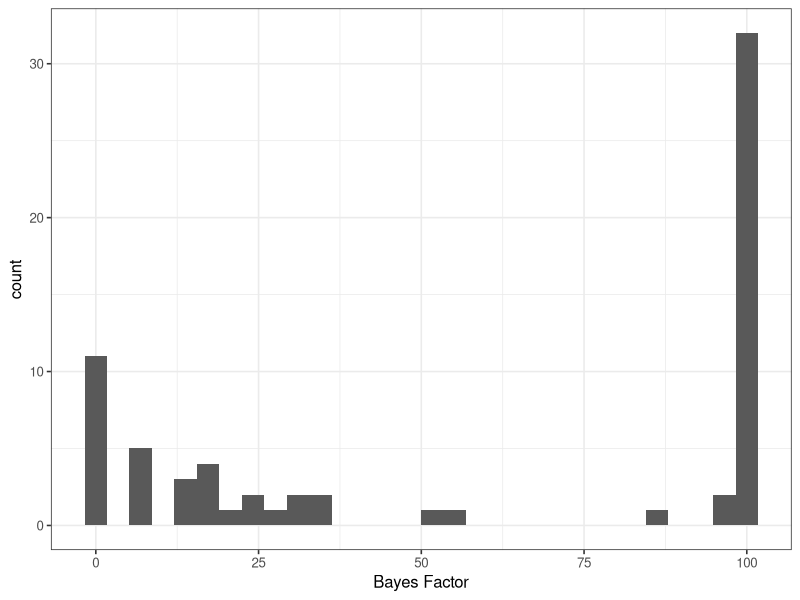
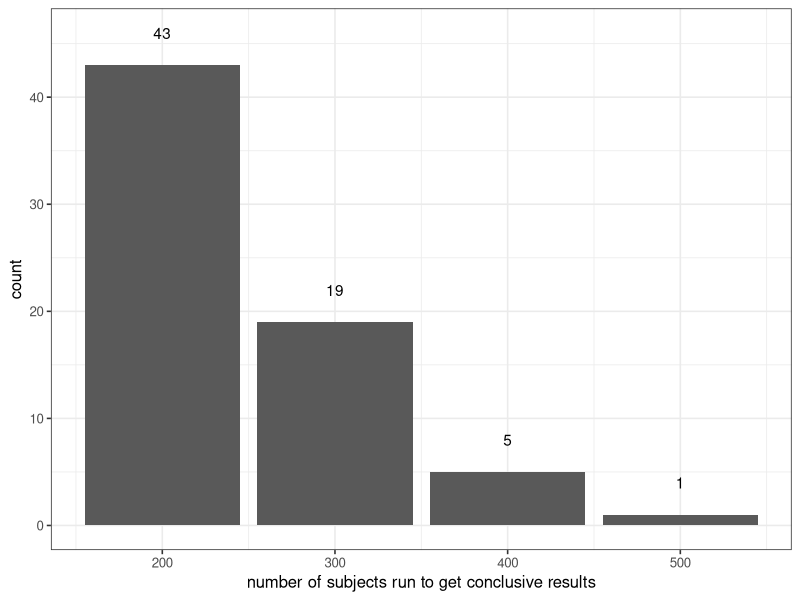
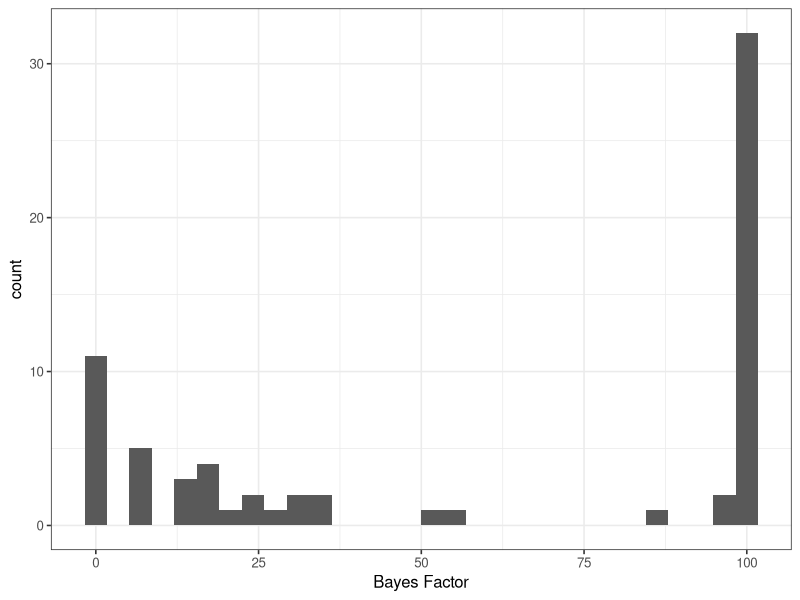
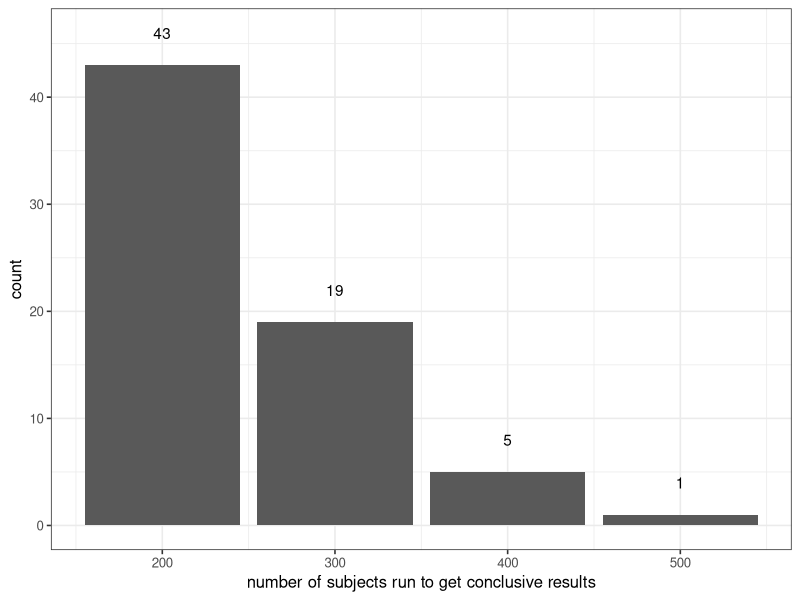

Reproduce these figures in R, in order.
library(tidyverse)

d = read_csv("exp1/exp1_power_analysis.csv", col_names=F)
names(d) = c("nsubj", "nitems", "i", "bf", "p")

d = mutate(d, repeated = i == lag(i),
           repeated = ifelse(is.na(repeated), FALSE, repeated),
           diff = i - lag(i), 
           nextdiff = lead(diff)) %>%
  filter(nextdiff != 0,
         (bf < 1/6 | bf > 6) | nsubj == 500) %>%
  mutate(bf = ifelse(bf > 100, 100, bf))


ggplot(d, aes(x=bf)) +
  geom_histogram() +
  theme_bw(12) +
  xlab("Bayes Factor")
ggsave("pngs/exp1_bf.png", width=4, height=3)

d.subjsum = group_by(d, nsubj) %>%
  summarise(n=n()) %>%
  mutate(charn = as.character(n))
ggplot(d.subjsum, aes(x=nsubj, y=n, label=charn)) +
  geom_bar(stat="identity") + 
  geom_text(data=d.subjsum, aes(x=nsubj, y=n + 3, label=charn)) + 
  theme_bw(12) + 
  xlab("number of subjects run to get conclusive results") + 
  ylab("count")
ggsave("pngs/exp1_nsubj.png", width=4, height=3)

mean(d$bf > 6)
d[d$bf > (1/6) & d$bf < 6, ]

nrow(d)

table(d$nsubj)
